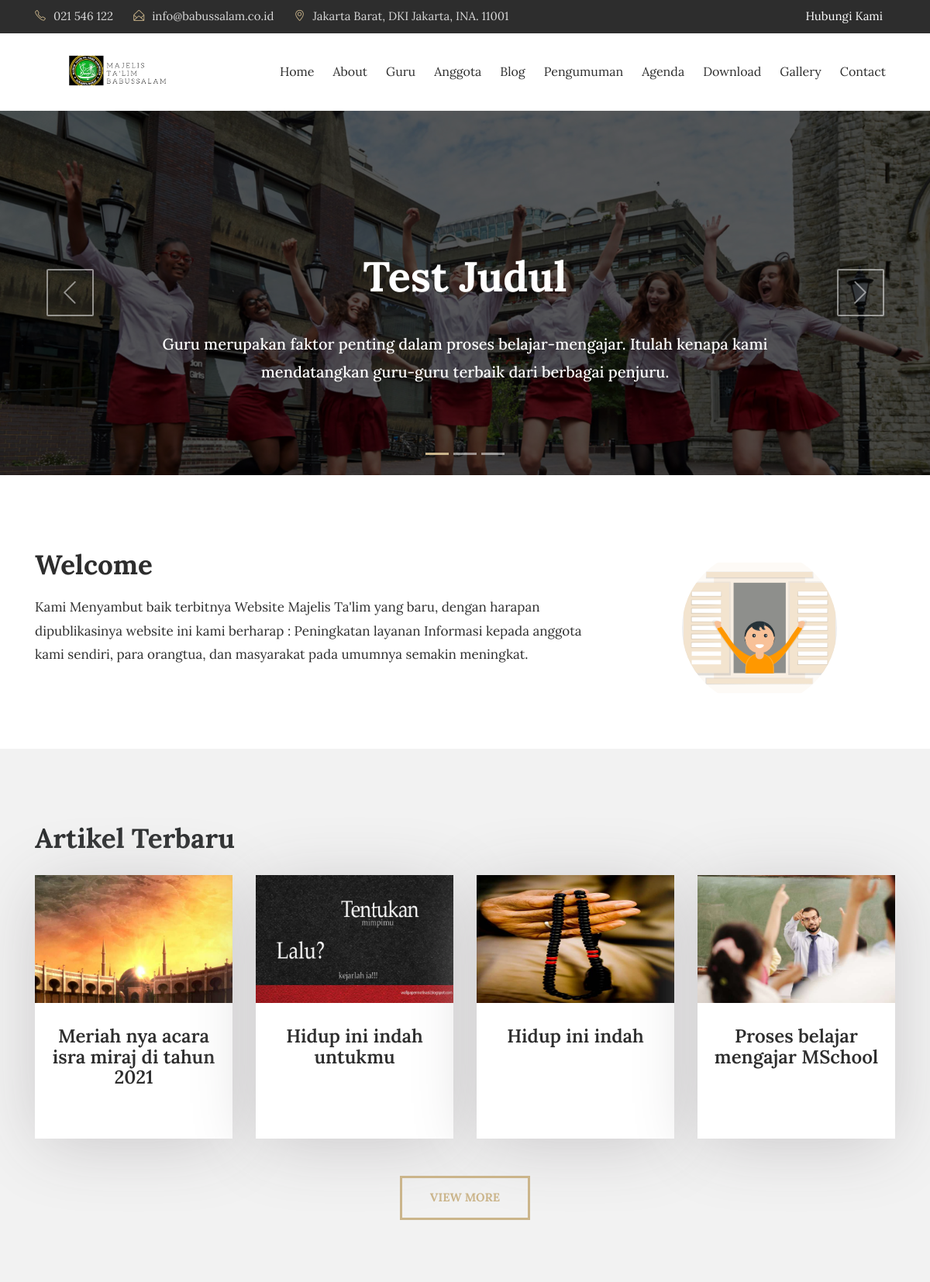
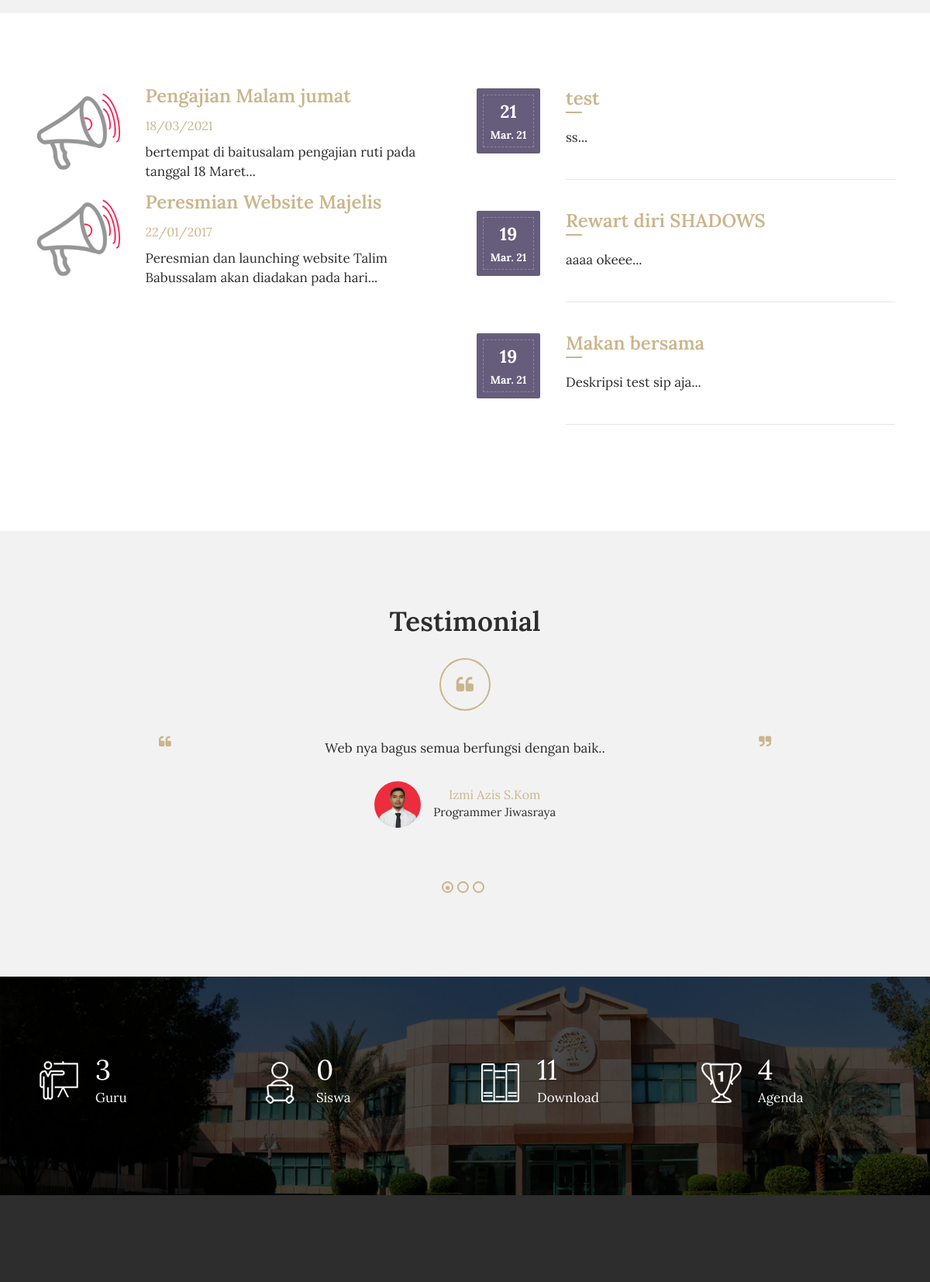
The page / (upper part) on the database its author committed (2 pictures, top to bottom).
### tables this page shows
CREATE TABLE `tbl_heading` (
  `heading_id` int(11) NOT NULL AUTO_INCREMENT,
  `heading_image` varchar(100) DEFAULT NULL,
  `heading_description` text,
  `heading_judul` varchar(100) DEFAULT NULL,
  PRIMARY KEY (`heading_id`)
);

CREATE TABLE `tbl_tulisan` (
  `tulisan_id` int(11) NOT NULL AUTO_INCREMENT,
  `tulisan_judul` varchar(100) DEFAULT NULL,
  `tulisan_isi` text,
  `tulisan_tanggal` timestamp NULL DEFAULT CURRENT_TIMESTAMP,
  `tulisan_kategori_id` int(11) DEFAULT NULL,
  `tulisan_kategori_nama` varchar(30) DEFAULT NULL,
  `tulisan_views` int(11) DEFAULT '0',
  `tulisan_gambar` varchar(40) DEFAULT NULL,
  `tulisan_pengguna_id` int(11) DEFAULT NULL,
  `tulisan_author` varchar(40) DEFAULT NULL,
  `tulisan_img_slider` int(2) NOT NULL DEFAULT '0',
  `tulisan_slug` varchar(200) DEFAULT NULL,
  `tulisan_status` varchar(10) DEFAULT '0',
  `tulisan_tags` varchar(225) DEFAULT NULL,
  PRIMARY KEY (`tulisan_id`),
  KEY `tulisan_kategori_id` (`tulisan_kategori_id`),
  KEY `tulisan_pengguna_id` (`tulisan_pengguna_id`)
);

CREATE TABLE `tbl_pengumuman` (
  `pengumuman_id` int(11) NOT NULL AUTO_INCREMENT,
  `pengumuman_judul` varchar(150) DEFAULT NULL,
  `pengumuman_deskripsi` text,
  `pengumuman_tanggal` timestamp NULL DEFAULT CURRENT_TIMESTAMP,
  `pengumuman_author` varchar(60) DEFAULT NULL,
  `pengumuman_pengguna_id` int(11) DEFAULT NULL,
  PRIMARY KEY (`pengumuman_id`)
);

CREATE TABLE `tbl_agenda` (
  `agenda_id` int(11) NOT NULL AUTO_INCREMENT,
  `agenda_nama` varchar(200) DEFAULT NULL,
  `agenda_tanggal` timestamp NULL DEFAULT CURRENT_TIMESTAMP,
  `agenda_deskripsi` text,
  `agenda_mulai` date DEFAULT NULL,
  `agenda_selesai` date DEFAULT NULL,
  `agenda_tempat` varchar(90) DEFAULT NULL,
  `agenda_waktu` varchar(30) DEFAULT NULL,
  `agenda_keterangan` varchar(200) DEFAULT NULL,
  `agenda_author` varchar(60) DEFAULT NULL,
  `agenda_pengguna_id` int(11) DEFAULT NULL,
  PRIMARY KEY (`agenda_id`)
);

CREATE TABLE `tbl_testimonial` (
  `testimonial_id` int(11) NOT NULL AUTO_INCREMENT,
  `testimonial_name` varchar(50) DEFAULT NULL,
  `testimonial_content` text,
  `testimonial_image` varchar(50) DEFAULT NULL,
  `testimonial_created_at` timestamp NULL DEFAULT CURRENT_TIMESTAMP,
  `testimonial_status` varchar(50) DEFAULT NULL,
  PRIMARY KEY (`testimonial_id`)
);

### application/controllers/Home.php (called while the page is built, shortened)
<?php
class Home extends CI_Controller{
	function __construct(){
		$this->load->model('m_tulisan');
		$this->load->model('m_galeri');
		$this->load->model('m_pengumuman');
		$this->load->model('m_agenda');
		$this->load->model('m_files');
		$this->load->model('m_pengunjung');
		$this->load->model('m_testimonial');
		$this->load->model('m_heading');
	}
	function index(){
			$x['title'] = "Majelis Ta'lim Babussalam";
			$x['heading']=$this->m_heading->get_heading_data();
			$x['berita']=$this->m_tulisan->get_berita_home();
			$x['pengumuman']=$this->m_pengumuman->get_pengumuman_home();
			$x['agenda']=$this->m_agenda->get_agenda_home();
			$x['testimonial']=$this->m_testimonial->get_testimonial();
			$x['tot_guru']=$this->db->get('tbl_guru')->num_rows();
			$x['tot_siswa']=$this->db->get('tbl_siswa')->num_rows();
			$x['tot_files']=$this->db->get('tbl_files')->num_rows();
			$x['tot_agenda']=$this->db->get('tbl_agenda')->num_rows();
			$this->load->view('depan/v_home',$x);
	}
}

### index.php (called while the page is built, shortened)
<?php
require_once BASEPATH.'core/CodeIgniter.php';

### application/models/M_heading.php (called while the page is built, shortened)
<?php
class M_heading extends CI_Model{
	function get_heading_data(){
		$query = $this->db->get('tbl_heading',3);
		return $query;
	}
}

### application/models/M_tulisan.php (called while the page is built, shortened)
<?php
class M_tulisan extends CI_Model{
	function get_berita_home(){
		$hsl=$this->db->query("SELECT tbl_tulisan.*,DATE_FORMAT(tulisan_tanggal,'%d/%m/%Y') AS tanggal FROM tbl_tulisan WHERE tulisan_status='1' ORDER BY tulisan_id DESC limit 4");
		return $hsl;
	}
}

### application/models/M_pengumuman.php (called while the page is built, shortened)
<?php
class M_pengumuman extends CI_Model{
	function get_pengumuman_home(){
		$hsl=$this->db->query("SELECT pengumuman_id,pengumuman_judul,pengumuman_deskripsi,DATE_FORMAT(pengumuman_tanggal,'%d/%m/%Y') AS tanggal,pengumuman_author FROM tbl_pengumuman ORDER BY pengumuman_id DESC limit 3");
		return $hsl;
	}
}

### application/models/M_agenda.php (called while the page is built, shortened)
<?php
class M_agenda extends CI_Model{
	function get_agenda_home(){
		$hsl=$this->db->query("SELECT tbl_agenda.*,DATE_FORMAT(agenda_tanggal,'%d/%m/%Y') AS tanggal FROM tbl_agenda ORDER BY agenda_id DESC limit 3");
		return $hsl;
	}
}

### application/models/M_testimonial.php (called while the page is built, shortened)
<?php
class M_testimonial extends CI_Model{
	function get_testimonial()
	{
		$hasil = $this->db->query("SELECT * FROM tbl_testimonial");
		return $hasil;
	}
}

### application/views/depan/v_home.php (the view, shortened to what this page needs)
<!DOCTYPE html>
<html lang="en">
<head>
    <?php
        function limit_words($string, $word_limit){
            $words = explode(" ",$string);
            return implode(" ",array_splice($words,0,$word_limit));
        }
    ?>
</head>
<body>
<section>
   <div class="slider_img layout_two">
        <div id="carousel" class="carousel slide" data-ride="carousel">
            <ol class="carousel-indicators">
                <?php
                $heading = $this->m_heading->get_heading_data()->result_array();
                foreach ($heading as $key => $value) {
                    $active = ($key == 0) ? 'active' : '';
                    echo '<li data-target="#carousel" data-slide-to="' . $key . '" class="' . $active . '"></li>';
                }
                ?>
            </ol>
            <div class="carousel-inner" role="listbox">
                <?php
                foreach ($heading as $key => $value) {
                    $active = ($key == 0) ? 'active' : '';
                echo '<div class="carousel-item '. $active .'">
                    <img style="opacity:0.5; =" class="d-block" src="'. base_url().'theme/images/banner/'. $value['heading_image'] .'">
                    <div class="carousel-caption d-md-block">
                        <div class="slider_title" data-aos="fade-up" data-aos-delay="100">
                            <h1>' .$value['heading_judul']. '</h1>
                            <h4>'. $value['heading_description'] .'</h4>
                        </div>
                    </div>
                </div>';
            }
            ?>
            </div>
            <a class="carousel-control-prev" href="#carousel" role="button" data-slide="prev">
                <i class="icon-arrow-left fa-slider" aria-hidden="true"></i>
            </a>
            <a class="carousel-control-next" href="#carousel" role="button" data-slide="next">
                <i class="icon-arrow-right fa-slider" aria-hidden="true"></i>
            </a>
        </div>
    </div>
</section>
<section class="clearfix about about-style2">
    <div class="container">
        <div class="row">
            <div class="col-md-8" data-aos="fade-right" data-aos-delay="100">
               <h2>Welcome</h2>
               <p>Kami Menyambut baik terbitnya Website Majelis Ta'lim yang baru, dengan harapan dipublikasinya website ini kami berharap : Peningkatan layanan Informasi kepada anggota kami sendiri, para orangtua, dan masyarakat pada umumnya semakin meningkat.</p>
            </div>
            <div class="col-md-4" data-aos="fade-left" data-aos-delay="100">
                <img src="<?php echo base_url().'theme/images/welcome_1.svg'?>" class="img-fluid about-img" alt="#">
            </div>
        </div>
    </div>
</section>
<section class="our_courses">
    <div class="container">
        <div class="row">
            <div class="col-md-12">
                <h2>Artikel Terbaru</h2>
            </div>
        </div>
        <div class="row" data-aos="fade-up"
              data-aos-delay="100">
          <?php foreach ($berita->result() as $row) :?>
            <div class="col-xs-12 col-sm-6 col-md-6 col-lg-3">
                <div class="courses_box mb-4">
                    <div class="course-img-wrap">
                        <img src="<?php echo base_url().'assets/images/'.$row->tulisan_gambar;?>" class="img-fluid" alt="courses-img">
                    </div>
                    <a href="<?php echo site_url('artikel/'.$row->tulisan_slug);?>" class="course-box-content">
                        <h3 style="text-align:center;"><?php echo $row->tulisan_judul;?></h3>
                    </a>
                </div>
            </div>
          <?php endforeach;?>
        </div> <br>
        <div class="row">
            <div class="col-md-12 text-center">
                <a href="<?php echo site_url('artikel');?>" class="btn btn-default btn-courses">View More</a>
            </div>
        </div>
    </div>
</section>
<section class="event">
    <div class="container">
        <div class="row">
            <div class="col-lg-6" data-aos="fade-right"
              data-aos-delay="100">
                <div class="event-img2">
                <?php foreach ($pengumuman->result() as $row) :?>
                <div class="row">
                    <div class="col-sm-3"> <img src="<?php echo base_url().'theme/images/announcement-icon.png'?>" class="img-fluid" alt="event-img"></div>
                    <div class="col-sm-9"> <h3><a href="<?php echo site_url('pengumuman');?>"><?php echo $row->pengumuman_judul;?></a></h3>
                      <span><?php echo $row->tanggal;?></span>
                      <p><?php echo limit_words($row->pengumuman_deskripsi,10).'...';?></p>
                    </div>
                </div>
                <?php endforeach;?>
                </div>
            </div>
            <div class="col-lg-6" data-aos="fade-left"
              data-aos-delay="100">
                <div class="row">
                    <div class="col-md-12">
                      <?php foreach ($agenda->result() as $row):?>
                        <div class="event_date">
                            <div class="event-date-wrap">
                                <p><?php echo date("d", strtotime($row->agenda_mulai));?></p>
                                <span><?php echo date("M. y", strtotime($row->agenda_mulai));?></span>
                            </div>
                        </div>
                        <div class="date-description">
                            <h3><a href="<?php echo site_url('agenda');?>"><?php echo $row->agenda_nama;?></a></h3>
                            <p><?php echo limit_words($row->agenda_deskripsi,10).'...';?></p>
                            <hr class="event_line">
                        </div>
                        <?php endforeach;?>
                    </div>
                </div>
            </div>
        </div>
    </div>
</section>
    <section class="testimonial">
        <div class="container">
            <div class="row">
                <div class="col-md-12">
                    <h2>Testimonial</h2>
                </div>
                <div class="col-md-12">
                    <div class="single-item">
                        <?php foreach ($testimonial->result() as $row): ?>
                        <div class="quote">
                            <i class="fa fa-quote-left" aria-hidden="true"></i>
                            <p class="quote_text"><?php echo $row->testimonial_content;?>.</p>
                            <div class="testi-img_block">
                        <?php if(empty($row->testimonial_image)):?>
                            <img width="40" height="40" src="<?php echo base_url().'theme/images/testimonial/user_blank.png';?>" alt="">
                        <?php else: ?>
                            <img src="<?php echo base_url().'theme/images/testimonial/'.$row->testimonial_image;?>" class="img-fluid" alt="#">
                        <?php endif;?>
                            <p><span><?php echo $row->testimonial_name; ?></span><?php echo $row->testimonial_status;?></p>
                            </div>
                        </div>
                        <?php endforeach; ?>
                    </div>
                </div>
            </div>
        </div>
    </section>
<div class="detailed_chart">
    <div class="container">
        <div class="row">
            <div class="col-xs-12 col-sm-6 col-md-3 chart_bottom">
                <div class="chart-img">
                    <img src="<?php echo base_url().'theme/images/chart-icon_1.png'?>" class="img-fluid" alt="chart_icon">
                </div>
                <div class="chart-text">
                    <p><span class="counter"><?php echo $tot_guru;?></span> Guru
                    </p>
                </div>
            </div>
            <div class="col-xs-12 col-sm-6 col-md-3 chart_bottom chart_top">
                <div class="chart-img">
                    <img src="<?php echo base_url().'theme/images/chart-icon_2.png'?>" class="img-fluid" alt="chart_icon">
                </div>
                <div class="chart-text">
                    <p><span class="counter"><?php echo $tot_siswa;?></span> Siswa
                    </p>
                </div>
            </div>
            <div class="col-xs-12 col-sm-6 col-md-3 chart_top">
                <div class="chart-img">
                    <img src="<?php echo base_url().'theme/images/chart-icon_3.png'?>" class="img-fluid" alt="chart_icon">
                </div>
                <div class="chart-text">
                    <p><span class="counter"><?php echo $tot_files;?></span> Download
                    </p>
                </div>
            </div>
            <div class="col-xs-12 col-sm-6 col-md-3">
                <div class="chart-img">
                    <img src="<?php echo base_url().'theme/images/chart-icon_4.png'?>" class="img-fluid" alt="chart_icon">
                </div>
                <div class="chart-text">
                    <p><span class="counter"><?php echo $tot_agenda;?></span> Agenda</p>
                </div>
            </div>
        </div>
    </div>
</div>
    </body>
    </html>

### theme/css/scroll.css (style rules this page uses)
html { scroll-behavior: smooth; }

### rows shown on the page
tbl_heading: heading_image (picture), heading_judul "Test Judul", heading_description "Guru merupakan faktor penting dalam proses belajar-mengajar. Itulah kenapa kami mendatangkan guru-guru terbaik dari berbagai penjuru."
tbl_tulisan: tulisan_gambar (picture), tulisan_judul "Meriah nya acara isra miraj di tahun 2021"
tbl_tulisan: tulisan_gambar (picture), tulisan_judul "Hidup ini indah untukmu"
tbl_tulisan: tulisan_gambar (picture), tulisan_judul "Hidup ini indah"
tbl_tulisan: tulisan_gambar (picture), tulisan_judul "Proses belajar mengajar MSchool"
tbl_pengumuman: pengumuman_judul "Pengajian Malam jumat", tanggal "18/03/2021", pengumuman_deskripsi "bertempat di baitusalam pengajian ruti pada tanggal 18 Maret"
tbl_pengumuman: pengumuman_judul "Peresmian Website Majelis", tanggal "22/01/2017", pengumuman_deskripsi "Peresmian dan launching website Talim Babussalam akan diadakan pada hari"
tbl_agenda: agenda_mulai "21", agenda_mulai "Mar. 21", agenda_nama "test", agenda_deskripsi "ss"
tbl_agenda: agenda_mulai "19", agenda_mulai "Mar. 21", agenda_nama "Rewart diri SHADOWS", agenda_deskripsi "aaaa okeee"
tbl_agenda: agenda_mulai "19", agenda_mulai "Mar. 21", agenda_nama "Makan bersama", agenda_deskripsi "Deskripsi test sip aja"
tbl_testimonial: testimonial_content "Web nya bagus semua berfungsi dengan baik.", testimonial_image (picture), testimonial_name "Izmi Azis S.Kom", testimonial_status "Programmer Jiwasraya"

### other values the page prints
$tot_guru "3"
$tot_siswa "0"
$tot_files "11"
$tot_agenda "4"
